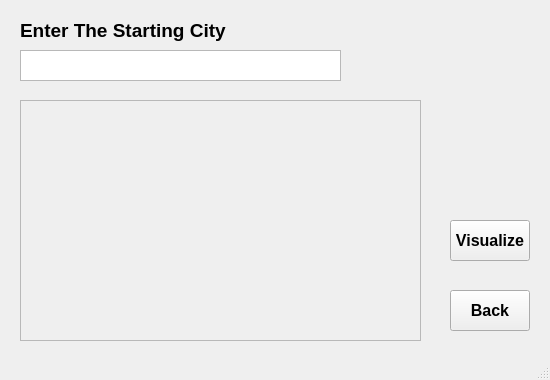
<?xml version="1.0" encoding="UTF-8"?>
<ui version="4.0">
 <class>DFSDesign</class>
 <widget class="QMainWindow" name="DFSDesign">
  <property name="geometry">
   <rect>
    <x>0</x>
    <y>0</y>
    <width>550</width>
    <height>380</height>
   </rect>
  </property>
  <property name="windowTitle">
   <string>DFS</string>
  </property>
  <widget class="QWidget" name="centralwidget">
   <widget class="QPushButton" name="pushButton">
    <property name="geometry">
     <rect>
      <x>450</x>
      <y>290</y>
      <width>80</width>
      <height>41</height>
     </rect>
    </property>
    <property name="font">
     <font>
      <pointsize>12</pointsize>
      <bold>true</bold>
     </font>
    </property>
    <property name="text">
     <string>Back</string>
    </property>
   </widget>
   <widget class="QPushButton" name="pushButton_2">
    <property name="geometry">
     <rect>
      <x>450</x>
      <y>220</y>
      <width>80</width>
      <height>41</height>
     </rect>
    </property>
    <property name="font">
     <font>
      <pointsize>12</pointsize>
      <bold>true</bold>
     </font>
    </property>
    <property name="text">
     <string>Visualize</string>
    </property>
   </widget>
   <widget class="QLabel" name="label_2">
    <property name="geometry">
     <rect>
      <x>20</x>
      <y>10</y>
      <width>291</width>
      <height>41</height>
     </rect>
    </property>
    <property name="font">
     <font>
      <pointsize>14</pointsize>
      <bold>true</bold>
     </font>
    </property>
    <property name="text">
     <string>Enter The Starting City</string>
    </property>
   </widget>
   <widget class="QScrollArea" name="scrollArea">
    <property name="geometry">
     <rect>
      <x>20</x>
      <y>100</y>
      <width>401</width>
      <height>241</height>
     </rect>
    </property>
    <property name="widgetResizable">
     <bool>true</bool>
    </property>
    <widget class="QWidget" name="scrollAreaWidgetContents">
     <property name="geometry">
      <rect>
       <x>0</x>
       <y>0</y>
       <width>399</width>
       <height>239</height>
      </rect>
     </property>
    </widget>
   </widget>
   <widget class="QTextEdit" name="textEdit">
    <property name="geometry">
     <rect>
      <x>20</x>
      <y>50</y>
      <width>321</width>
      <height>31</height>
     </rect>
    </property>
   </widget>
  </widget>
  <widget class="QMenuBar" name="menubar">
   <property name="geometry">
    <rect>
     <x>0</x>
     <y>0</y>
     <width>550</width>
     <height>17</height>
    </rect>
   </property>
  </widget>
  <widget class="QStatusBar" name="statusbar"/>
 </widget>
 <resources/>
 <connections/>
</ui>
